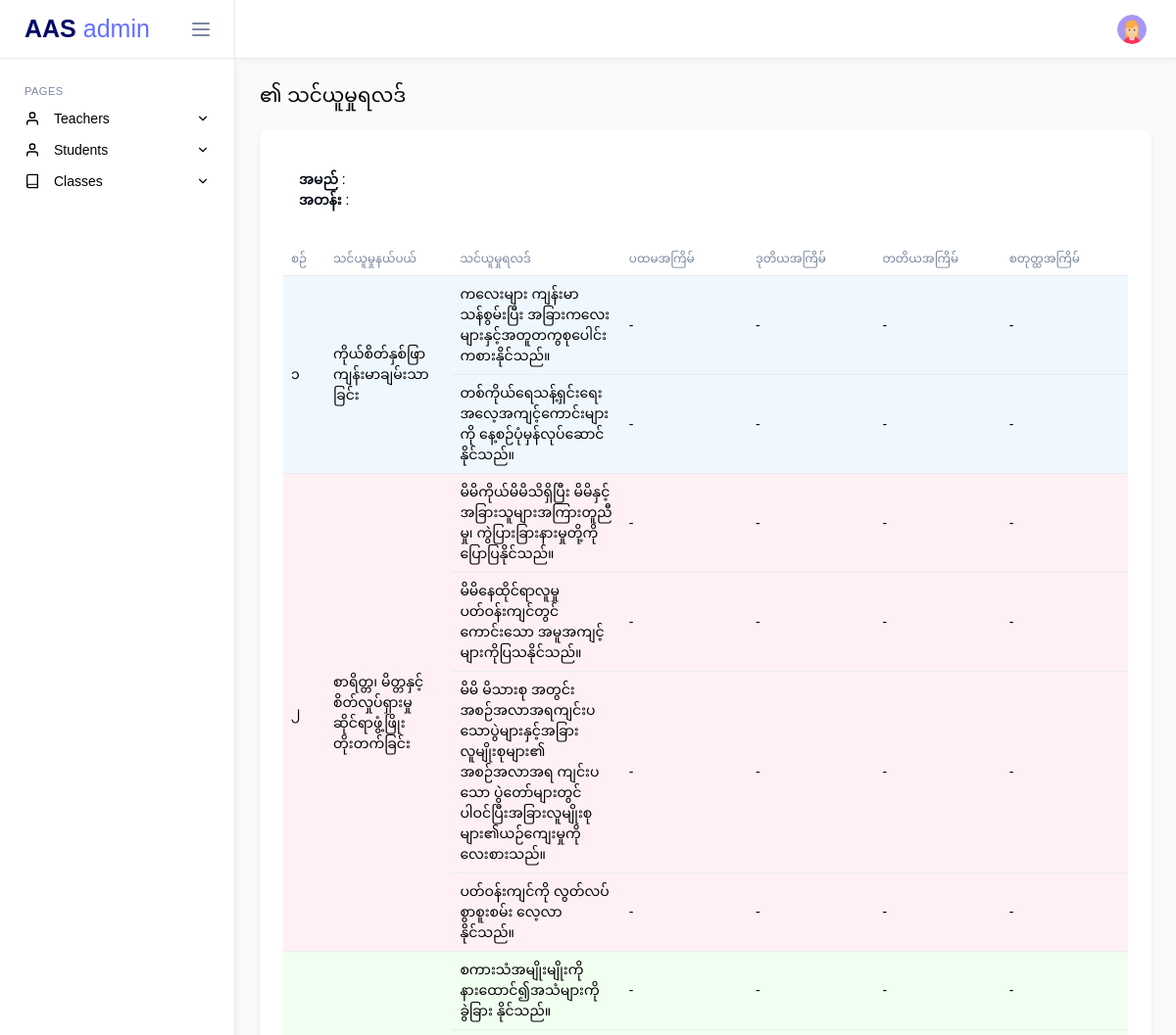
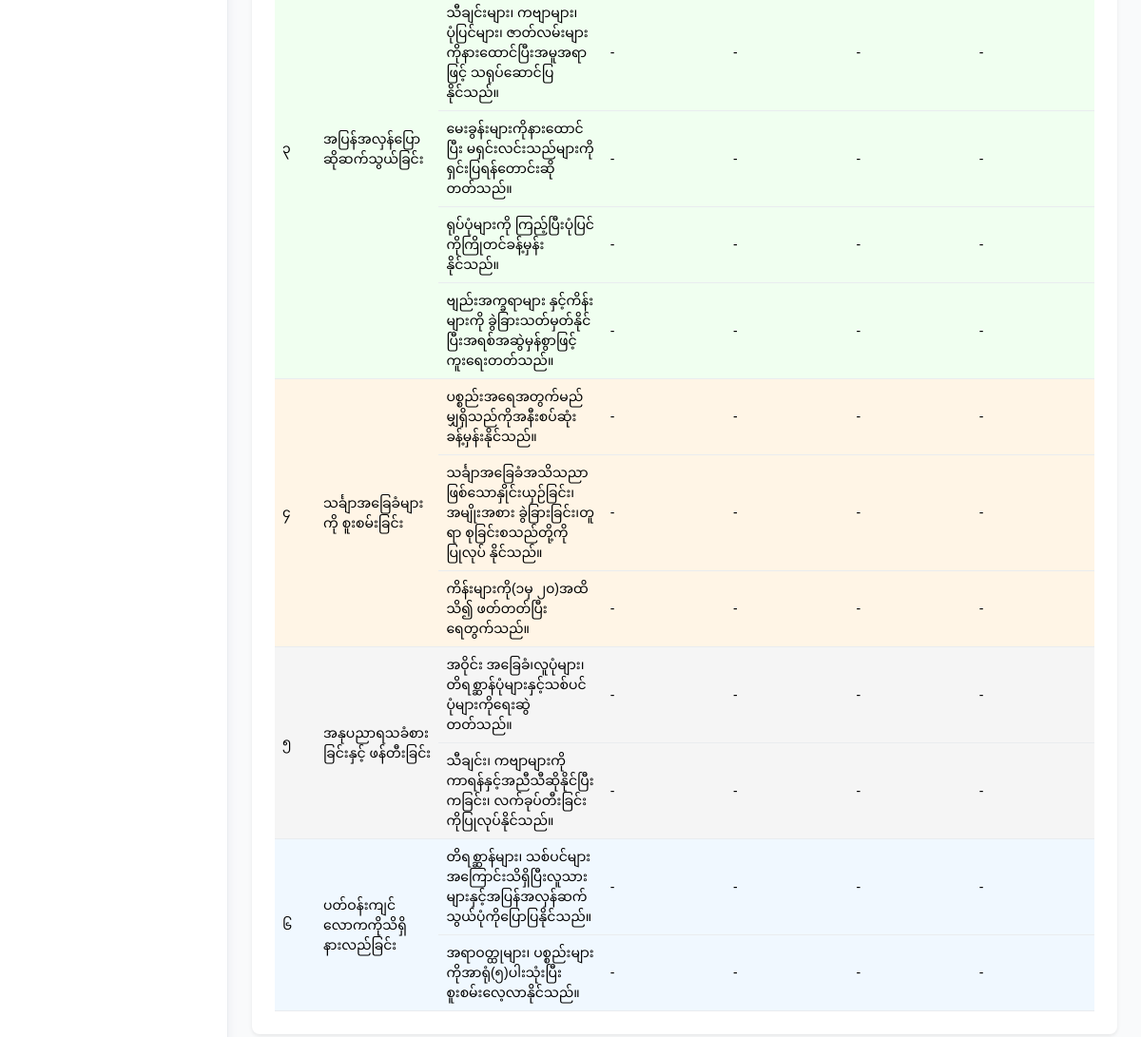
The app's page /admin/student-result.php (signed in) with its own data (2 pictures, top to bottom).
### tables this page shows
CREATE TABLE `g0_subjects` (
  `id` int(11) NOT NULL,
  `subject_no` varchar(11) DEFAULT NULL,
  `subject_name` text DEFAULT NULL
);

CREATE TABLE `g0_subject_results` (
  `id` int(11) NOT NULL,
  `result_name` text DEFAULT NULL,
  `subject_id` int(11) NOT NULL
);

### core/helpers/Helper.php (called while the page is built, shortened)
<?php
class Helper
{
    public static function startSession()
    {
        if (session_status() === PHP_SESSION_NONE) {
            return session_start();
        }
        return true;
    }
}

### app/controllers/StudentController.php (called while the page is built, shortened)
<?php
class StudentController
{
    private $studentModel;
    public function __construct()
    {
        $database = new MySQL();
        $db = $database->connect();
        $this->studentModel = new StudentModel($db);
    }
    public function getStudentById($id)
    {
        return $this->studentModel->getStudentById($id);
    }
}

### app/models/StudentModel.php (called while the page is built, shortened)
<?php
class StudentModel
{
    private $db;
    private $table = 'students';
    public function __construct($db)
    {
        $this->db = $db;
    }
    public function getStudentById($id)
    {
        try {
            $query = "SELECT * FROM {$this->table} WHERE id = ?";
            $stmt = $this->db->prepare($query);
            $stmt->execute([$id]);
            return $stmt->fetch(PDO::FETCH_OBJ);
        } catch (PDOException $e) {
            return $e->getMessage();
        }
    }
}

### app/controllers/G0AssessmentController.php (called while the page is built, shortened)
<?php
class G0AssessmentController
{
    private $g0AssessmentModel;
    public function __construct()
    {
        $database = new MySQL();
        $db = $database->connect();
        $this->g0AssessmentModel = new G0AssessmentModel($db);
    }
    public function getAllG0Subjects()
    {
        return $this->g0AssessmentModel->getAllG0Subjects();
    }
    public function createG0Assessment($student_id)
    {
        $assessment = $this->g0AssessmentModel->getG0StudentAssessmentByStudentId($student_id);
        if (empty($assessment)) {
            $subjects = $this->g0AssessmentModel->getAllG0Subjects();
            foreach ($subjects as $subject) {
                $subjectResults = $this->g0AssessmentModel->getG0SubjectResultsBySubjectId($subject['id']);
                foreach ($subjectResults as $subjectResult) {
                    $assessmentData = [
                        'subject_id' => $subject['id'],
                        'subject_result_id' => $subjectResult['id'],
                        'teacher_id' => $_SESSION['teacher_id'],
                        'student_id' => $student_id,
                        'mark_1' => null,
                        'mark_2' => null,
                        'mark_3' => null,
                        'mark_4' => null
                    ];
                    $this->g0AssessmentModel->createG0StudentsAssessment($assessmentData);
                }
            }
        }
    }
    public function getG0SubjectResultsBySubjectId($subjectId)
    {
        return $this->g0AssessmentModel->getG0SubjectResultsBySubjectId($subjectId);
    }
}

### app/models/G0AssessmentModel.php (called while the page is built, shortened)
<?php
class G0AssessmentModel
{
    private $db;
    private $g0SubjectsTbl = 'g0_subjects';
    private $g0SubjectResultsTbl = 'g0_subject_results';
    public function __construct($db)
    {
        $this->db = $db;
    }
    public function getAllG0Subjects()
    {
        try {
            $query = "SELECT * FROM $this->g0SubjectsTbl";
            $stmt = $this->db->prepare($query);
            $stmt->execute();
            return $stmt->fetchAll(PDO::FETCH_ASSOC);
        } catch (PDOException $e) {
            return $e->getMessage();
        }
    }
    public function getG0SubjectResultsBySubjectId($subjectId)
    {
        try {
            $query = "SELECT * FROM $this->g0SubjectResultsTbl WHERE subject_id = :subjectId";
            $stmt = $this->db->prepare($query);
            $stmt->bindParam(':subjectId', $subjectId);
            $stmt->execute();
            return $stmt->fetchAll(PDO::FETCH_ASSOC);
        } catch (PDOException $e) {
            return $e->getMessage();
        }
    }
}

### public/admin/student-result.php (the view, shortened to what this page needs)
<?php
include('../components/header.php');
$studentController = new StudentController();
$g0AssessmentController = new G0AssessmentController();
$id = $_GET['id'] ?? 0;
$student = $studentController->getStudentById($id);
$className = $studentController->getStudentClassNameById($id);
if ($student->class_id == 0) {
    $g0AssessmentController->createG0Assessment($student->id);
    $g0Assessment = $g0AssessmentController->getG0AssessmentByStudentId($student->id);
    $subjects = $g0AssessmentController->getAllG0Subjects();
}
?>
<head>
    <?php if ($student->class_id == 0) : ?>
        <link rel="stylesheet" href="../../assets/css/demo1/custom/kg-table.css">
    <?php endif; ?>
</head>
<body>
    <div class="main-wrapper">
        <?php
        include('../components/admin_sidebar.php');
        include('../components/admin_navbar.php');
        ?>
        <div class="page-content">
            <div class="d-flex justify-content-between align-items-center flex-wrap grid-margin">
                <div class="col-sm-6">
                    <?php if ($student->class_id == 0) : ?>
                        <h4 class="mb-3 mb-md-0"><?= $student->name_mm ?> ၏ သင်ယူမှုရလဒ်</h4>
                    <?php else : ?>
                        <h4 class="mb-3 mb-md-0"><?= $student->name_mm ?> ၏ QCPR</h4>
                    <?php endif; ?>
                </div>
            </div>
            <div class="container position-relative">
                <div class="row">
                    <div class="col-lg-12 card shadow-sm border-0 p-4 rounded-3 main-banner">
                        <div class="blur-wrapper " id="qcprContent">
                            <div class="col-lg-3 mb-3 bg-white p-3 rounded-3">
                                <p><b class="text-dark">အမည်</b> : <?= $student->name_mm ?></p>
                                <p><b class="text-dark">အတန်း</b> : <?= $className->class_name ?></p>
                            </div>
                            <?php if ($student->class_id == 0) : ?>
                                <div class="table-responsive">
                                    <table id="studentsTable" class="table assessment-table">
                                        <thead>
                                            <tr>
                                                <th class="subject-no">စဉ်</th>
                                                <th class="subject-name">သင်ယူမှုနယ်ပယ်</th>
                                                <th class="result-name">သင်ယူမှုရလဒ်</th>
                                                <th class="mark">ပထမအကြိမ်</th>
                                                <th class="mark">ဒုတိယအကြိမ်</th>
                                                <th class="mark">တတိယအကြိမ်</th>
                                                <th class="mark">စတုတ္ထအကြိမ်</th>
                                            </tr>
                                        </thead>
                                        <tbody>
                                            <?php foreach ($subjects as $index => $subject): ?>
                                                <?php $subjectResults = $g0AssessmentController->getG0SubjectResultsBySubjectId($subject['id']); ?>
                                                <?php $bgClass = 'subject-bg-' . (($index % 5) + 1); ?>
                                                <tr class="<?= $bgClass ?>">
                                                    <td class="subject-no" rowspan="<?= count($subjectResults) ?>"><?= $subject['subject_no'] ?></td>
                                                    <td class="subject-name" rowspan="<?= count($subjectResults) ?>"><?= $subject['subject_name'] ?></td>
                                                    <?php $first_row = true; ?>
                                                    <?php foreach ($subjectResults as $subjectResult): ?>
                                                        <?php if (!$first_row): ?>
                                                </tr>
                                                <tr class="<?= $bgClass ?>">
                                                <?php endif; ?>
                                                <td class="result-name">
                                                    <?= $subjectResult['result_name'] ?>
                                                </td>
                                                <?php for ($i = 1; $i <= 4; $i++): ?>
                                                    <td class="mark">
                                                        <?php
                                                            $mark = isset($g0Assessment[$subject['id']][$subjectResult['id']]["mark_$i"])
                                                                ? $g0Assessment[$subject['id']][$subjectResult['id']]["mark_$i"]
                                                                : '';
                                                            echo $mark ?: '-';
                                                        ?>
                                                    </td>
                                                <?php endfor; ?>
                                                <?php $first_row = false; ?>
                                            <?php endforeach; ?>
                                                </tr>
                                            <?php endforeach; ?>
                                        </tbody>
                                    </table>
                                </div>
                            <?php endif; ?>
                        </div>
                    </div>
                </div>
            </div>
        </div>
    </div>
    </div>
</body>

### public/assets/css/demo1/custom/kg-table.css (style rules this page uses)
.assessment-table { width: 100%; table-layout: fixed; }
.assessment-table th, .assessment-table td { padding: 8px; word-wrap: break-word; white-space: normal; vertical-align: middle; }
.assessment-table .subject-no { width: 5%; }
.assessment-table .subject-name { width: 15%; white-space: normal; }
.assessment-table .result-name { width: 20%; white-space: normal; }
.assessment-table .mark { width: 15%; }
.subject-bg-1 { background-color: #f0f8ff; }
.subject-bg-2 { background-color: #fff0f5; }
.subject-bg-3 { background-color: #f0fff0; }
.subject-bg-4 { background-color: #fff5e6; }
.subject-bg-5 { background-color: #f5f5f5; }

### records on screen
g0_subjects: subject_no "၁", subject_name "ကိုယ်စိတ်နှစ်ဖြာကျန်းမာချမ်းသာခြင်း"
g0_subject_results: result_name "ကလေးများ ကျန်းမာသန်စွမ်းပြီး အခြားကလေးများနှင့်အတူတကွစုပေါင်းကစားနိုင်သည်။", subject+id "-"
g0_subject_results: result_name "တစ်ကိုယ်ရေသန့်ရှင်းရေးအလေ့အကျင့်ကောင်းများကို နေ့စဉ်ပုံမှန်လုပ်ဆောင်နိုင်သည်။", subject+id "-"
g0_subjects: subject_no "၂", subject_name "စာရိတ္တ၊ မိတ္တနှင့် စိတ်လှုပ်ရှားမှုဆိုင်ရာဖွံ့ဖြိုးတိုးတက်ခြင်း"
g0_subject_results: result_name "မိမိကိုယ်မိမိသိရှိပြီး မိမိနှင့်အခြားသူများအကြားတူညီမှု၊ ကွဲပြားခြားနားမှုတို့ကိုပြောပြနိုင်သည်။", subject+id "-"
g0_subject_results: result_name "မိမိနေထိုင်ရာလူမှုပတ်ဝန်းကျင်တွင် ကောင်းသော အမူအကျင့်များကိုပြသနိုင်သည်။", subject+id "-"
g0_subject_results: result_name "မိမိ မိသားစု အတွင်းအစဉ်အလာအရကျင်းပသောပွဲများနှင့်အခြားလူမျိုးစုများ၏ အစဉ်အလာအရ ကျင်းပသော ပွဲတော်များတွင် ပါဝင်ပြီးအခြားလူမျိုးစုများ၏ယဉ်ကျေးမှုကိုလေးစားသည်။", subject+id "-"
g0_subject_results: result_name "ပတ်ဝန်းကျင်ကို လွတ်လပ်စွာစူးစမ်း လေ့လာနိုင်သည်။", subject+id "-"
g0_subjects: subject_no "၃", subject_name "အပြန်အလှန်ပြော ဆိုဆက်သွယ်ခြင်း"
g0_subject_results: result_name "စကားသံအမျိုးမျိုးကို နားထောင်၍အသံများကိုခွဲခြား နိုင်သည်။", subject+id "-"
g0_subject_results: result_name "သီချင်းများ၊ ကဗျာများ၊ ပုံပြင်များ၊ ဇာတ်လမ်းများကိုနားထောင်ပြီးအမူအရာဖြင့် သရုပ်ဆောင်ပြနိုင်သည်။", subject+id "-"
g0_subject_results: result_name "မေးခွန်းများကိုနားထောင်ပြီး မရှင်းလင်းသည်များကိုရှင်းပြရန်တောင်းဆိုတတ်သည်။", subject+id "-"
g0_subject_results: result_name "ရုပ်ပုံများကို ကြည့်ပြီးပုံပြင်ကိုကြိုတင်ခန့်မှန်းနိုင်သည်။", subject+id "-"
g0_subject_results: result_name "ဗျည်းအက္ခရာများ နှင့်ကိန်းများကို ခွဲခြားသတ်မှတ်နိုင်ပြီးအရစ်အဆွဲမှန်စွာဖြင့်ကူးရေးတတ်သည်။", subject+id "-"
g0_subjects: subject_no "၄", subject_name "သင်္ချာအခြေခံများကို စူးစမ်းခြင်း"
g0_subject_results: result_name "ပစ္စည်းအရေအတွက်မည်မျှရှိသည်ကိုအနီးစပ်ဆုံးခန့်မှန်းနိုင်သည်။", subject+id "-"
g0_subject_results: result_name "သင်္ချာအခြေခံအသိသညာဖြစ်သောနှိုင်းယှဉ်ခြင်း၊အမျိုးအစား ခွဲခြားခြင်း၊တူရာ စုခြင်းစသည်တို့ကိုပြုလုပ် နိုင်သည်။", subject+id "-"
g0_subject_results: result_name "ကိန်းများကို(၁မှ ၂၀)အထိသိ၍ ဖတ်တတ်ပြီး ရေတွက်သည်။", subject+id "-"
g0_subjects: subject_no "၅", subject_name "အနုပညာရသခံစားခြင်းနှင့် ဖန်တီးခြင်း"
g0_subject_results: result_name "အဝိုင်း အခြေခံ၊လူပုံများ၊ တိရစ္ဆာန်ပုံများနှင့်သစ်ပင်ပုံများကိုရေးဆွဲတတ်သည်။", subject+id "-"
g0_subject_results: result_name "သီချင်း၊ ကဗျာများကို ကာရန်နှင့်အညီသီဆိုနိုင်ပြီးကခြင်း၊ လက်ခုပ်တီးခြင်းကိုပြုလုပ်နိုင်သည်။", subject+id "-"
g0_subjects: subject_no "၆", subject_name "ပတ်ဝန်းကျင်လောကကိုသိရှိနားလည်ခြင်း"
g0_subject_results: result_name "တိရစ္ဆာန်များ၊ သစ်ပင်များအကြောင်းသိရှိပြီးလူသားများနှင့်အပြန်အလှန်ဆက်သွယ်ပုံကိုပြောပြနိုင်သည်။", subject+id "-"
g0_subject_results: result_name "အရာဝတ္ထုများ၊ ပစ္စည်းများကိုအာရုံ(၅)ပါးသုံးပြီးစူးစမ်းလေ့လာနိုင်သည်။", subject+id "-"
